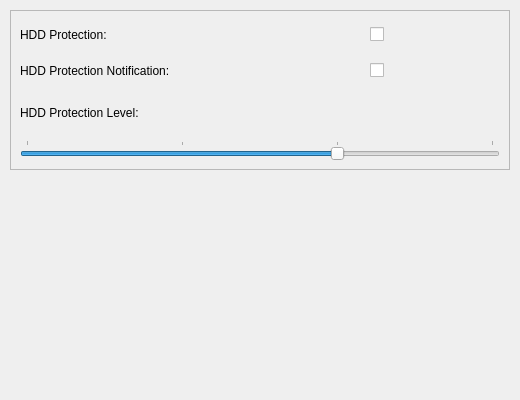
<?xml version="1.0" encoding="UTF-8"?>
<ui version="4.0">
 <author>Azael Avalos &lt;coproscefalo@gmail.com&gt;</author>
 <class>HDDProtect</class>
 <widget class="QWidget" name="HDDProtect">
  <property name="geometry">
   <rect>
    <x>0</x>
    <y>0</y>
    <width>520</width>
    <height>400</height>
   </rect>
  </property>
  <property name="windowTitle">
   <string>HDD Protect</string>
  </property>
  <widget class="QWidget" name="verticalLayoutWidget">
   <property name="geometry">
    <rect>
     <x>10</x>
     <y>10</y>
     <width>500</width>
     <height>160</height>
    </rect>
   </property>
   <layout class="QVBoxLayout" name="verticalLayout">
    <item>
     <widget class="QFrame" name="frame">
      <property name="frameShape">
       <enum>QFrame::StyledPanel</enum>
      </property>
      <property name="frameShadow">
       <enum>QFrame::Raised</enum>
      </property>
      <layout class="QGridLayout" name="gridLayout">
       <item row="0" column="0">
        <widget class="QLabel" name="hdd_protect_label">
         <property name="minimumSize">
          <size>
           <width>200</width>
           <height>30</height>
          </size>
         </property>
         <property name="text">
          <string>HDD Protection:</string>
         </property>
         <property name="buddy">
          <cstring>hdd_protect_checkbox</cstring>
         </property>
        </widget>
       </item>
       <item row="0" column="1">
        <spacer name="hdd_protect_spacer">
         <property name="orientation">
          <enum>Qt::Horizontal</enum>
         </property>
         <property name="sizeHint" stdset="0">
          <size>
           <width>300</width>
           <height>30</height>
          </size>
         </property>
        </spacer>
       </item>
       <item row="0" column="2">
        <widget class="QCheckBox" name="hdd_protect_checkbox">
         <property name="text">
          <string/>
         </property>
        </widget>
       </item>
       <item row="1" column="0">
        <widget class="QLabel" name="hdd_notification_label">
         <property name="minimumSize">
          <size>
           <width>200</width>
           <height>30</height>
          </size>
         </property>
         <property name="text">
          <string>HDD Protection Notification:</string>
         </property>
         <property name="buddy">
          <cstring>hdd_notification_checkbox</cstring>
         </property>
        </widget>
       </item>
       <item row="1" column="1">
        <spacer name="hdd_notification_spacer">
         <property name="orientation">
          <enum>Qt::Horizontal</enum>
         </property>
         <property name="sizeHint" stdset="0">
          <size>
           <width>300</width>
           <height>30</height>
          </size>
         </property>
        </spacer>
       </item>
       <item row="1" column="2">
        <widget class="QCheckBox" name="hdd_notification_checkbox">
         <property name="text">
          <string/>
         </property>
        </widget>
       </item>
       <item row="2" column="0">
        <widget class="QLabel" name="protection_level_label">
         <property name="minimumSize">
          <size>
           <width>200</width>
           <height>30</height>
          </size>
         </property>
         <property name="text">
          <string>HDD Protection Level:</string>
         </property>
         <property name="buddy">
          <cstring>protection_level_slider</cstring>
         </property>
        </widget>
       </item>
       <item row="2" column="2">
        <widget class="QLabel" name="protection_level">
         <property name="minimumSize">
          <size>
           <width>130</width>
           <height>30</height>
          </size>
         </property>
         <property name="text">
          <string/>
         </property>
        </widget>
       </item>
       <item row="3" column="0" colspan="3">
        <widget class="QSlider" name="protection_level_slider">
         <property name="maximum">
          <number>3</number>
         </property>
         <property name="pageStep">
          <number>1</number>
         </property>
         <property name="sliderPosition">
          <number>2</number>
         </property>
         <property name="orientation">
          <enum>Qt::Horizontal</enum>
         </property>
         <property name="tickPosition">
          <enum>QSlider::TicksAbove</enum>
         </property>
        </widget>
       </item>
      </layout>
     </widget>
    </item>
   </layout>
  </widget>
 </widget>
 <resources/>
 <connections/>
</ui>
